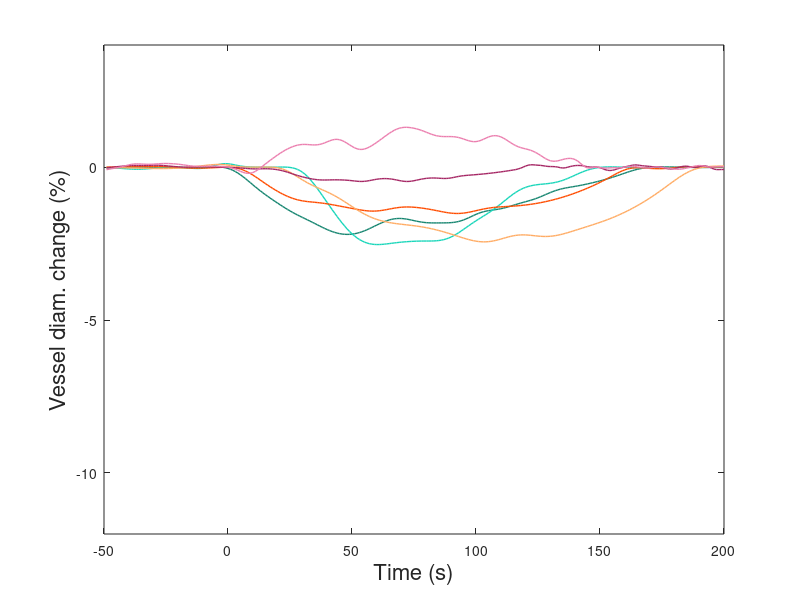

Source code (MATLAB): (Note: this script raises an error after producing the figure.)
close all;clc;clear;
%% Load workspace;
% Load NVC and non-NVC vessel diameter dynamics, ID of vessels, for CBF simulation of LPC intensities;
load('2025_workspace_CBFmodeling_LPCintensity.mat');
%% Plot of LPC vessel dynamics, under different LC-NE activity intensities;
colorlist=[[0.0863,0.5216,0.4392];[0.10,0.84,0.73];[1.00,0.30,0.00];[1.00,0.67,0.39];[0.6471,0.1490,0.3922];[0.9216,0.4980,0.6863]];
t=-49:200;

figure,for i=1:6
   p(i)=plot(t,modi_LPC_intensity{1}(:,i),'linewidth',1,'color',colorlist(i,:));hold on
end
ax=gca,xlabel('Time (s)','FontSize',16);ylabel('Vessel diam. change (%)','FontSize',16);ylim([-12,4]);
hold on,plot([0,0],[ax.YLim(1),ax.YLim(2)],'linewidth',0.5,'color',[0 0 0],'linestyle','--','Marker','none');
xlim([-50 200]);ax.YTick=-12:4:4;ylim([-12 4]);
legend([p(1) p(2) p(3) p(4) p(5) p(6)],{'Fore. Cap.','Fore. Art.','Mid. Cap.','Mid. Art.','Hind. Cap.','Hind. Art.'},'Location','SouthEast','FontSize',16);box off;
set(gca,'FontName','Arial','FontSize',20);set(gcf,'color', [1 1 1]);box off;set(gcf,'color', [1 1 1]);set(gca,'Position', [.15 .18 .75 .75]);
% saveas(gcf,'../results/mildLPC_vessel_dynamics.png');

figure,for i=1:6
   p(i)=plot(t,modi_LPC_intensity{2}(:,i),'linewidth',1,'color',colorlist(i,:));hold on
end
ax=gca,xlabel('Time (s)','FontSize',16);ylabel('Vessel diam. change (%)','FontSize',16);ylim([-12,4]);
hold on,plot([0,0],[ax.YLim(1),ax.YLim(2)],'linewidth',0.5,'color',[0 0 0],'linestyle','--','Marker','none');
xlim([-50 200]);ax.YTick=-12:4:4;ylim([-12 4]);
set(gca,'FontName','Arial','FontSize',20);set(gcf,'color', [1 1 1]);box off;set(gcf,'color', [1 1 1]);set(gca,'Position', [.15 .18 .75 .75]);
% saveas(gcf,'../results/mediumLPC_vessel_dynamics.png');

figure,for i=1:6
   p(i)=plot(t,modi_LPC_intensity{3}(:,i),'linewidth',1,'color',colorlist(i,:));hold on
end
ax=gca,xlabel('Time (s)','FontSize',16);ylabel('Vessel diam. change (%)','FontSize',16);ylim([-12,4]);
hold on,plot([0,0],[ax.YLim(1),ax.YLim(2)],'linewidth',0.5,'color',[0 0 0],'linestyle','--','Marker','none');
xlim([-50 200]);ax.YTick=-12:4:4;ylim([-12 4]);
set(gca,'FontName','Arial','FontSize',20);set(gcf,'color', [1 1 1]);box off;set(gcf,'color', [1 1 1]);set(gca,'Position', [.15 .18 .75 .75]);
% saveas(gcf,'../results/strongLPC_vessel_dynamics.png');
%% Plot of NVC vessel dynamics, under different LC-NE activity intensities;
for i=1:3
figure,plot(t,NVC_kernel_art{i}*100,'linewidth',1,'color',[0.8196,0.2078,0.3490]);ylabel('Diameter change (%)');xlabel('Time (s)');
hold on,ax=gca,ylim([-1 4]);ax=gca,ax.YTick=-1:1:4;xlim([-50 200]);
plot([0,0],[ax.YLim(1),ax.YLim(2)],'color',[0.1882,0.1882,0.1882],'linestyle','--','linewidth',0.5,'Marker','none');
set(gca,'FontName','Arial','FontSize',20);box off;set(gcf,'color', [1 1 1]);set(gca,'Position', [.15 .18 .75 .75]); 
end
for i=1:3
figure,plot(t,NVC_kernel_cap{i}*100,'linewidth',1,'color',[0.9490,0.7529,0.3020]);ylabel('Diameter change (%)');xlabel('Time (s)');
hold on,ax=gca,ylim([-1 4]);ax=gca,ax.YTick=-1:1:4;xlim([-50 200]);
plot([0,0],[ax.YLim(1),ax.YLim(2)],'color',[0.1882,0.1882,0.1882],'linestyle','--','linewidth',0.5,'Marker','none');
set(gca,'FontName','Arial','FontSize',20);box off;set(gcf,'color', [1 1 1]);set(gca,'Position', [.15 .18 .75 .75]); 
end
%% Global LPC dynamics, under different LC-NE activity intensities;
snr=50;px_dBW=0;
t=1:1:250;raw_radii=repmat(vessel_radii,[length(t),1]);
sim_radii=cell(1,3);
for k=1:3
    sim_radii{k}=raw_radii;
    for j=1:length(Global_LPcoupling)
    for i=1:length(Global_LPcoupling{j})
    sim_radii{k}(:,Global_LPcoupling{j}(i))=vessel_radii(Global_LPcoupling{j}(i))*(1+0.01*modi_LPC_intensity{k}(:,j));          
    end
    end
    for m=1:length(vessel_radii)
    A=awgn(sim_radii{k}(:,m),snr,px_dBW);% add noise;
    sim_radii{k}(:,m)=smoothdata(A,'gaussian',10);    
    end
end
Global_sim_radii=sim_radii;
%% CBF simulation, LPC intensities;
vesselnum=length(vessel_radii);

para=[];tic
for arbi=1:length(NVC_art_group)
% NVC vessel ID;
NVC_arteriole_id=NVC_art_group{arbi};
NVC_capillary_id=NVC_cap_group{arbi};
%
NVC_arteriole_idnew=[];
for i=1:length(NVC_arteriole_id)
    NVC_arteriole_idnew(i)=find(pathid==NVC_arteriole_id(i));
end
NVC_capillary_idnew=[];
for i=1:length(NVC_capillary_id)
    NVC_capillary_idnew(i)=find(pathid==NVC_capillary_id(i));
end
NVC_idnew=[NVC_arteriole_idnew,NVC_capillary_idnew];
%% NVC blood flow dynamics in the absence of LPC;
snr=50;px_dBW=0;% SNR and power of Gaussian noise;
raw_radii=repmat(vessel_radii,[length(t),1]);
sim_radii=raw_radii;smooth_radii=[];
for i=1:vesselnum
   if ismember(i,NVC_capillary_idnew) 
   sim_radii(:,i)=awgn(vessel_radii(i)*(1+pure_NVC_cap),snr,px_dBW);
   end
   if ismember(i,NVC_arteriole_idnew)
   sim_radii(:,i)=awgn(vessel_radii(i)*(1+pure_NVC_art),snr,px_dBW);
   end
   if ~ismember(i,NVC_capillary_idnew) & ~ismember(i,NVC_arteriole_idnew)
   sim_radii(:,i)=awgn(raw_radii(:,i),snr,px_dBW);    
   end
   smooth_radii(:,i)=smoothdata(sim_radii(:,i),'gaussian',20);
end
control_Local_sim_radii=smooth_radii;
% Blood flow simulation;
[control_Local_flow_eachvessel,control_Local_flow,control_Local_pressure]=bfmodel(control_Local_sim_radii);
control_Local_dfdf_flow=dfvsfo(abs(control_Local_flow_eachvessel));

% response traces of blood flow;
control_Local_dfdf_flow_NVC=control_Local_dfdf_flow(:,NVC_idnew);

control_Local_amp=[];control_Local_FWHM=[];control_Local_AUC=[];
[control_Local_amp,control_Local_FWHM,control_Local_AUC] = fwhm(control_Local_dfdf_flow);

control_Local_amp_NVC = [];control_Local_FWHM_NVC = [];control_Local_AUC_NVC = [];
control_Local_amp_NVC = control_Local_amp(:,NVC_idnew)';
control_Local_FWHM_NVC = control_Local_FWHM(:,NVC_idnew)';
control_Local_AUC_NVC = control_Local_AUC(:,NVC_idnew)';
%% NVC blood flow dynamics with LPC;
% LPC vessel dynamics;
LPCintensitynum=length(Global_sim_radii);
snr=50;px_dBW=0;
raw_radii=repmat(vessel_radii,[length(t),1]);

Local_sim_radii=cell(1,LPCintensitynum);
for k=1:LPCintensitynum
    for i=1:vesselnum
    if ismember(i,NVC_capillary_idnew) 
    Local_sim_radii{k}(:,i)=awgn(vessel_radii(i)*(1+NVC_kernel_cap{k}),snr,px_dBW);
    end
    if ismember(i,NVC_arteriole_idnew) 
    Local_sim_radii{k}(:,i)=awgn(vessel_radii(i)*(1+NVC_kernel_art{k}),snr,px_dBW);
    end    
    if ~ismember(i,NVC_capillary_idnew) & ~ismember(i,NVC_arteriole_idnew)
    Local_sim_radii{k}(:,i)=awgn(raw_radii(:,i),snr,px_dBW);    
    end    
    Local_sim_radii{k}(:,i)=smoothdata(Local_sim_radii{k}(:,i),'gaussian',20);
    end
end

% LPCintensitynum=length(Global_sim_radii);
Localplusglobal=[];
for ii=1:LPCintensitynum
    Localplusglobal{ii}=Global_sim_radii{ii};
    for i=1:length(NVC_arteriole_idnew)
    Localplusglobal{ii}(:,NVC_arteriole_idnew(i))=Local_sim_radii{ii}(:,NVC_arteriole_idnew(i));
    end
    for i=1:length(NVC_capillary_idnew)
    Localplusglobal{ii}(:,NVC_capillary_idnew(i))=Local_sim_radii{ii}(:,NVC_capillary_idnew(i));
    end    
end

datanum=length(Localplusglobal);% 3 intensity levels;
% Blood flow simulation;
Localplusglobal_flow_eachvessel=cell(1,datanum);Localplusglobal_flow=cell(1,datanum);Localplusglobal_pressure=cell(1,datanum);
Localplusglobal_dfdf_flow=cell(1,datanum);tic
for k=1:datanum
    [Localplusglobal_flow_eachvessel{k},Localplusglobal_flow{k},Localplusglobal_pressure{k}]=bfmodel(Localplusglobal{k});
    Localplusglobal_dfdf_flow{k}=dfvsfo(abs(Localplusglobal_flow_eachvessel{k}));
end
toc

% Calculation of blood flow parameters;
localplusglobal_amp=[];localplusglobal_FWHM=[];localplusglobal_AUC=[];
for i=1:datanum
   [localplusglobal_amp(:,i),localplusglobal_FWHM(:,i),localplusglobal_AUC(:,i)] = fwhm(Localplusglobal_dfdf_flow{i});
end

amp_NVC = [];FWHM_NVC = [];AUC_NVC = [];
amp_NVC = localplusglobal_amp(NVC_idnew,:);
FWHM_NVC = localplusglobal_FWHM(NVC_idnew,:);
AUC_NVC = localplusglobal_AUC(NVC_idnew,:);

% response traces of blood flow;
Localplusglobal_dfdf_flow_NVC=cell(1,datanum);
for i=1:datanum
    Localplusglobal_dfdf_flow_NVC{i}=Localplusglobal_dfdf_flow{i}(:,NVC_idnew);
end
% save blood flow parameters;
i=arbi;
para(i).NVC_arteriole_id=NVC_arteriole_id;
para(i).NVC_capillary_id=NVC_capillary_id;
para(i).NVC_idnew=NVC_idnew;
para(i).control_Local_sim_radii=control_Local_sim_radii;
para(i).control_Local_flow_eachvessel=control_Local_flow_eachvessel;
para(i).control_Local_flow=control_Local_flow;
para(i).control_Local_dfdf_flow=control_Local_dfdf_flow;
para(i).control_Local_dfdf_flow_NVC=control_Local_dfdf_flow_NVC;
para(i).control_Local_amp_NVC=control_Local_amp_NVC;
para(i).control_Local_FWHM_NVC=control_Local_FWHM_NVC;
para(i).control_Local_AUC_NVC=control_Local_AUC_NVC;
para(i).Localplusglobal=Localplusglobal;
para(i).Localplusglobal_flow_eachvessel=Localplusglobal_flow_eachvessel;
para(i).Localplusglobal_flow=Localplusglobal_flow;
para(i).Localplusglobal_pressure=Localplusglobal_pressure;
para(i).Localplusglobal_dfdf_flow=Localplusglobal_dfdf_flow;
para(i).Localplusglobal_dfdf_flow_NVC=Localplusglobal_dfdf_flow_NVC;
para(i).localplusglobal_amp=localplusglobal_amp;
para(i).localplusglobal_FWHM=localplusglobal_FWHM;
para(i).localplusglobal_AUC=localplusglobal_AUC;
para(i).amp_NVC=amp_NVC;
para(i).FWHM_NVC=FWHM_NVC;
para(i).AUC_NVC=AUC_NVC;
end
toc
%% data from multiple simulation trials;
% blood flow traces;
simtrialnum=length(para);% number of simulation trials;
All.Localplusglobal_dfdf_flow_NVC=cell(1,datanum);
for i=1:datanum
for j=1:simtrialnum
   All.Localplusglobal_dfdf_flow_NVC{i}=[All.Localplusglobal_dfdf_flow_NVC{i},para(j).Localplusglobal_dfdf_flow_NVC{i}];   
end
end
All.control_Local_dfdf_flow_NVC=[];
for j=1:simtrialnum
   All.control_Local_dfdf_flow_NVC=[All.control_Local_dfdf_flow_NVC,para(j).control_Local_dfdf_flow_NVC];
end

All.amp_NVC=[];All.FWHM_NVC=[];All.AUC_NVC=[];
for i=1:simtrialnum
    All.amp_NVC=cat(1,All.amp_NVC,para(i).amp_NVC);
    All.FWHM_NVC=cat(1,All.FWHM_NVC,para(i).FWHM_NVC);
    All.AUC_NVC=cat(1,All.AUC_NVC,para(i).AUC_NVC);
end
All.control_amp_NVC=[];All.control_FWHM_NVC=[];All.control_AUC_NVC=[];
for i=1:simtrialnum
    All.control_amp_NVC=cat(1,All.control_amp_NVC,para(i).control_Local_amp_NVC);
    All.control_FWHM_NVC=cat(1,All.control_FWHM_NVC,para(i).control_Local_FWHM_NVC);
    All.control_AUC_NVC=cat(1,All.control_AUC_NVC,para(i).control_Local_AUC_NVC);
end
%% plot of blood flow dynamics;
trace=All.Localplusglobal_dfdf_flow_NVC;
trace{4}=All.control_Local_dfdf_flow_NVC*100;% change to percent;
for i=1:3
    trace{i}=trace{i}*100;% change to percent;
end
mean_data=[];std_data=[];sem_data=[];
for i=1:4%datanum+1
   mean_data(:,i)=mean(trace{i}');
   std_data(:,i)=std(trace{i}');
   sem_data(:,i)=std_data(:,i)/sqrt(size(trace{i},2));
end

t = -49:200;
colorlist=[[0.2201,0.3433,0.5494];[0.1195,0.6075,0.5402];[0.5258,0.8335,0.2881];[0.4431,0.4471,0.4784]];
figure,for i=1:4%datanum
   shadedErrorBar(t,mean_data(:,i)',sem_data(:,i),'lineprops',{'color',colorlist(i,:)},'transparent',1,'patchSaturation', 0.05);hold on;    
end
hold on,for i=1:4%datanum
   p(i)=plot(t,mean_data(:,i),'linewidth',1,'color',colorlist(i,:),'linestyle','-','Marker','none');hold on
end
ylim([-5 40]);ax=gca,ax.YTick=-20:10:40;
hold on;plot([0,0],[ax.YLim(1),ax.YLim(2)],'linewidth',0.5,'color',[0.1882,0.1882,0.1882],'linestyle','--','Marker','none');
xlim([-50 200]);xlabel( 'Time (s) ','FontSize',18,'FontName','Arial');ylabel('Local CBF change (%)','FontSize',18,'FontName','Arial');
legend([p(1) p(2) p(3) p(4)],{'NVC + miLPC','NVC + meLPC','NVC + stLPC','NVC'},'FontSize',16);set(gca,'Position', [.15 .18 .75 .75]);
set(gca,'FontName','Arial','FontSize',20);set(gcf,'color', [1 1 1]);box off;
% saveas(gcf,'../results/Local_CBF_change_LPCintensity_trace.png');
%% Summary data, Local NVC dynamics under different LPC intensities;
colorface=[[0.5686,0.5961,0.6824];[0.2012,0.3837,0.5543];[0.1263,0.6441,0.5253];[0.6266,0.8546,0.2234]];
coloredge=[[0.4431,0.4471,0.4784];[0.2718,0.2093,0.5044];[0.1534,0.4970,0.5577];[0.2669,0.7488,0.4406]];

A=[All.control_amp_NVC,All.amp_NVC]*100;% Peak amplitude, change to percent;
barData1=A;p1=[];
[p1(1),h,stats] = signrank(barData1(:,1),barData1(:,2), 'alpha', 0.05, 'tail', 'both');
[p1(2),h,stats] = signrank(barData1(:,2),barData1(:,3), 'alpha', 0.05, 'tail', 'both');
[p1(3),h,stats] = signrank(barData1(:,3),barData1(:,4), 'alpha', 0.05, 'tail', 'both');
FDR=mafdr(p1,'BHFDR', true);% P correction;
Y=barData1;X=ones(size(Y)).*(1:size(Y,2));group_num=size(barData1,2);
figure,for i=1:group_num
    barHdl(i)=bar(i,nanmean(barData1(:,i)),'FaceColor',colorface(i,:),'LineWidth',2,'EdgeColor',coloredge(i,:));hold on
end
hold on,plot(X',Y','Color',[0,0,0,0.1],'Marker','o','LineWidth',1,'MarkerEdgeColor',[1,1,1].*.6,'MarkerSize',5,'LineWidth',.1);hold on
for i=1:group_num % plot error bars;
   errorbar(i,nanmean(barData1(:,i)),nanstd(barData1(:,i),1)./sqrt(length(find(~isnan(barData1(:,i))))),...
    'vertical','LineStyle','none','LineWidth',2,'Color',coloredge(i,:),'CapSize',18);hold on
end
barBaseLineHdl=barHdl(1).BaseLine;
barBaseLineHdl.LineWidth=1.2;hold on;ax=gca,
ax.Color='none';ax.LineWidth=1.5;ax.TickDir='in';ax.FontSize=12;
ax.XTick=1:1:group_num;ax.Title.FontWeight='bold';
ax.Title.FontSize=18;ax.YDir='normal';box off;
ax.YTick=0:20:120;ax.YLim=[0,120];
ylabel('Peak (%)','FontName','Arial','Fontsize',16);box off %血流增加的最大幅值;
plot([1.1,1.9],[70,70],'Color',[0,0,0],'LineWidth',1.5);% 添加显著性标志
plot([2.1,2.9],[70,70],'Color',[0,0,0],'LineWidth',1.5);
plot([3.1,3.9],[70,70],'Color',[0,0,0],'LineWidth',1.5);
text(1.5,75,num2str(p1(1)),'FontSize',12,'HorizontalAlignment','center','FontWeight','normal');
text(2.5,75,num2str(p1(2)),'FontSize',12,'HorizontalAlignment','center','FontWeight','normal');
text(3.5,75,num2str(p1(3)),'FontSize',12,'HorizontalAlignment','center','FontWeight','normal');
set(gca,'FontName','Arial','FontSize',20);set(gcf,'color', [1 1 1]);box off;
dr_name = {'','',''};set(ax(1),'XTickLabel',dr_name,'xtick',1:1:3);box off;
legend('NVC','NVC + miLPC','NVC + meLPC','NVC+stLPC','FontSize',14,'Location','NorthWest');
% saveas(gcf,'../results/Local_CBF_change_LPCintensity_peakamplitude.png');
%
A=[All.control_FWHM_NVC,All.FWHM_NVC];% FWHM;
barData1=A;p1=[];
[p1(1),h,stats] = signrank(barData1(:,1),barData1(:,2), 'alpha', 0.05, 'tail', 'both');
[p1(2),h,stats] = signrank(barData1(:,2),barData1(:,3), 'alpha', 0.05, 'tail', 'both');
[p1(3),h,stats] = signrank(barData1(:,3),barData1(:,4), 'alpha', 0.05, 'tail', 'both');
FDR=mafdr(p1,'BHFDR', true);% P correction;
Y=barData1;X=ones(size(Y)).*(1:size(Y,2));
figure,for i=1:group_num
    barHdl(i)=bar(i,nanmean(barData1(:,i)),'FaceColor',colorface(i,:),'LineWidth',2,'EdgeColor',coloredge(i,:));hold on
end
hold on,plot(X',Y','Color',[0,0,0,0.1],'Marker','o','LineWidth',1,'MarkerEdgeColor',[1,1,1].*.6,'MarkerSize',5,'LineWidth',.1);hold on
for i=1:group_num % plot error bars;
   errorbar(i,nanmean(barData1(:,i)),nanstd(barData1(:,i),1)./sqrt(length(find(~isnan(barData1(:,i))))),...
    'vertical','LineStyle','none','LineWidth',2,'Color',coloredge(i,:),'CapSize',18);hold on
end
barBaseLineHdl=barHdl(1).BaseLine;
barBaseLineHdl.LineWidth=1.2;hold on;ax=gca,
ax.Color='none';ax.LineWidth=1.5;ax.TickDir='in';ax.FontSize=12;
ax.XTick=1:1:group_num;ax.Title.FontWeight='bold';
ax.Title.FontSize=18;ax.YDir='normal';box off;
ax.YTick=0:50:300;ax.YLim=[0,200];
ylabel('FWHM (s)','FontName','Arial','Fontsize',16);box off %在历次event中，有多大概率有响应;
plot([1.1,1.9],[160,160],'Color',[0,0,0],'LineWidth',1.5);% 添加显著性标志
plot([2.1,2.9],[160,160],'Color',[0,0,0],'LineWidth',1.5);
plot([3.1,3.9],[160,160],'Color',[0,0,0],'LineWidth',1.5);
text(1.5,167,num2str(p1(1)),'FontSize',12,'HorizontalAlignment','center','FontWeight','normal');
text(2.5,167,num2str(p1(2)),'FontSize',12,'HorizontalAlignment','center','FontWeight','normal');
text(3.5,167,num2str(p1(3)),'FontSize',12,'HorizontalAlignment','center','FontWeight','normal');
set(gca,'FontName','Arial','FontSize',20);set(gcf,'color', [1 1 1]);box off;
dr_name = {'','',''};set(ax(1),'XTickLabel',dr_name,'xtick',1:1:3);box off;
% saveas(gcf,'../results/Local_CBF_change_LPCintensity_FWHM.png');
%
A=[All.control_AUC_NVC,All.AUC_NVC];% AUC;
barData1=A;p1=[];
[p1(1),h,stats] = signrank(barData1(:,1),barData1(:,2), 'alpha', 0.05, 'tail', 'both');
[p1(2),h,stats] = signrank(barData1(:,2),barData1(:,3), 'alpha', 0.05, 'tail', 'both');
[p1(3),h,stats] = signrank(barData1(:,3),barData1(:,4), 'alpha', 0.05, 'tail', 'both');
FDR=mafdr(p1,'BHFDR', true);% P correction;
Y=barData1;X=ones(size(Y)).*(1:size(Y,2));
figure,for i=1:group_num
    barHdl(i)=bar(i,nanmean(barData1(:,i)),'FaceColor',colorface(i,:),'LineWidth',2,'EdgeColor',coloredge(i,:));hold on
end
hold on,plot(X',Y','Color',[0,0,0,0.1],'Marker','o','LineWidth',1,'MarkerEdgeColor',[1,1,1].*.6,'MarkerSize',5,'LineWidth',.1);hold on
for i=1:group_num % plot error bars;
   errorbar(i,nanmean(barData1(:,i)),nanstd(barData1(:,i),1)./sqrt(length(find(~isnan(barData1(:,i))))),...
    'vertical','LineStyle','none','LineWidth',2,'Color',coloredge(i,:),'CapSize',18);hold on
end
barBaseLineHdl=barHdl(1).BaseLine;
barBaseLineHdl.LineWidth=1.2;hold on;ax=gca,
ax.Color='none';ax.LineWidth=1.5;ax.TickDir='in';ax.FontSize=12;
ax.XTick=1:1:group_num;ax.Title.FontWeight='bold';
ax.Title.FontSize=18;ax.YDir='normal';box off;
ax.YTick=-20:20:100;ax.YLim=[0,100];
ylabel('Total flow (AUC)','FontName','Arial','Fontsize',16);box off %在历次event中，有多大概率有响应;
plot([1.1,1.9],[80,80],'Color',[0,0,0],'LineWidth',1.5);% 添加显著性标志
plot([2.1,2.9],[80,80],'Color',[0,0,0],'LineWidth',1.5);
plot([3.1,3.9],[80,80],'Color',[0,0,0],'LineWidth',1.5);
text(1.5,83,num2str(p1(1)),'FontSize',12,'HorizontalAlignment','center','FontWeight','normal');
text(2.5,83,num2str(p1(2)),'FontSize',12,'HorizontalAlignment','center','FontWeight','normal');
text(3.5,83,num2str(p1(3)),'FontSize',12,'HorizontalAlignment','center','FontWeight','normal');
set(gca,'FontName','Arial','FontSize',20);set(gcf,'color', [1 1 1]);box off;
dr_name = {'','',''};set(ax(1),'XTickLabel',dr_name,'xtick',1:1:3);box off;
% saveas(gcf,'../results/Local_CBF_change_LPCintensity_AUC.png');
%%
% save('../results/CBFsimulation_LPCintensity');
save('results_CBFsimulation_LPCintensity');
